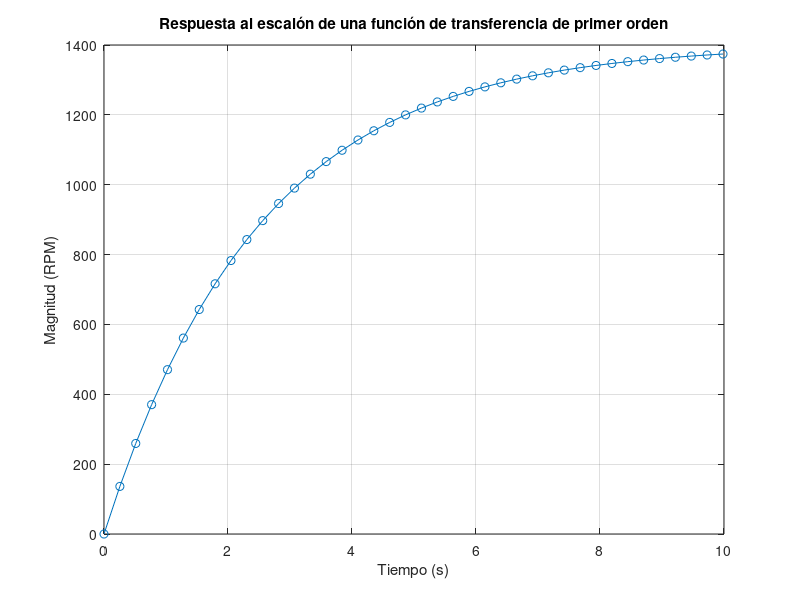

This figure's MATLAB source:
% filepath: /c:/Users/Nelvinson/Documents/1- UNIVERSIDAD/8 - LABORATORIO DE CONTROL/0 - Repositorio Lab. Control/transferencia.m

% Parámetros de la función de transferencia
K = 1400; % Ganancia
ts = 10; % Tiempo de establecimiento en segundos
tau = ts / 4; % Constante de tiempo (aproximadamente ts/4 para un sistema de primer orden)

% Crear la función de transferencia de primer orden
sys = tf(K, [tau 1]);

% Tiempo de simulación
t_final = 10; % Segundos
t = 0:0.256:t_final; % Vector de tiempo con pasos de 256 ms

% Respuesta al escalón
[y, t] = step(sys, t);

% Generar el array de magnitudes
magnitudes = y';

% Mostrar el array de magnitudes
disp('Array de magnitudes:');
disp(magnitudes);

% Graficar la respuesta al escalón
figure;
plot(t, y, '-o');
xlabel('Tiempo (s)');
ylabel('Magnitud (RPM)');
title('Respuesta al escalón de una función de transferencia de primer orden');
grid on;